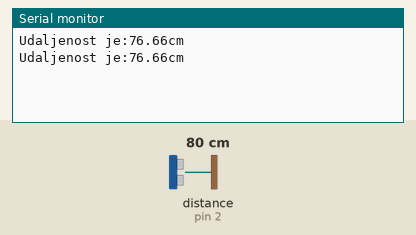
Simulated run of this sketch. Board: Arduino Uno, built with avr-gcc and run on an emulated ATmega328P. Shown: the last lines printed to the serial monitor. Wiring (inferred from the names in the program): ultrasonic range finder: trigger pin 3; echo pin 2. The test bench sets the inputs (shaded band); at power-on: distance to the obstacle (sensor on pin 2) 80 cm. The echo pulse lasts 58.3 µs per cm.

Above: at 2.7 s.
2.8 s: distance to the obstacle (sensor on pin 2) set to 2 cm
At 4.02 s:
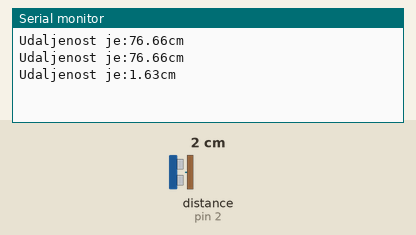
8.6 s: distance to the obstacle (sensor on pin 2) set to 250 cm
At 8.76 s:
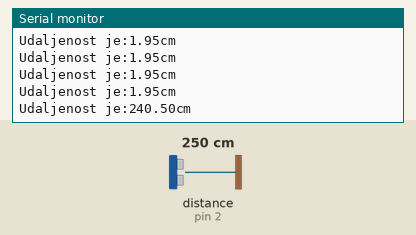
Timing chart, 0 to 11.6 s (numbered marks = the images above; inputs shaded):
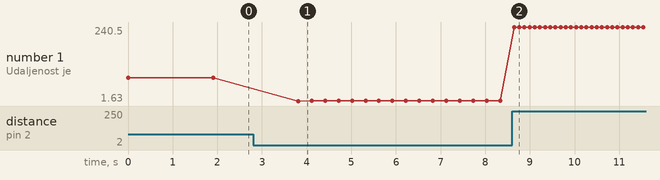

Measured:
- after the input at 2.8 s, the serial monitor: prints a new line after 1.0 s (image 1)
- after the input at 8.6 s, the serial monitor: prints a new line after 0.05 s (image 2)
- plotted number 1: 76.66 → 1.95 after the input at 2.8 s, 1.95 → 240.19 after the input at 8.6 s

The sketch:

sketch_may04a.ino
```cpp
int Trig = 3;
int Echo = 2;
int izlaz = 11;
int i = 0;
int j = 0;
float t;
float s;
float v = 33000.; // brzina zvuka u cm/s
void setup(){
  pinMode(Trig, OUTPUT);
  pinMode(Echo, INPUT);
  Serial.begin(9600);
}
void loop(){
  // davanjem impulsa od 10us na Trig pin,odašiljemo signal
  digitalWrite(Trig, LOW);
  delayMicroseconds(20);
  digitalWrite(Trig, HIGH);
  delayMicroseconds(20);
  digitalWrite(Trig, LOW);
  // očitavanje vremena iz Echo pina na Rise-ing edge
  t = pulseIn(Echo,HIGH);

  // konverzija iz mikrosekunde u sekundu
  t = t/1000000.;
  // računanje udaljenosti, rezultat u cm
  s = v*t;
  s = s/2.;
  // postavaljanje delay-a kako bi se ocitavao rezultat svaku sekundu
  Serial.print("Udaljenost je:");
  Serial.print(s);
  Serial.println("cm");
  delay(100);

  if((s<200.)&(s>100.)){
    i = 0;
    while(i<2){
      digitalWrite(izlaz, HIGH);
      delay(750);
      digitalWrite(izlaz,LOW);
      delay(750);
      i++;
      j = 0;
    }
  }else if((s<100.)&(s>50.)){
    j = 0;
    while(j<3){
      digitalWrite(izlaz, HIGH);
      delay(300);
      digitalWrite(izlaz,LOW);
      delay(300);
      j++;
      i=0;
    }
  }else if(s<50.){
    digitalWrite(izlaz, HIGH);
    delay(100);
    digitalWrite(izlaz,LOW);
    delay(100);
    i = 0;
    j = 0;
  }else{
    digitalWrite(izlaz,LOW);
    i = 0;
    j = 0;
  }
}
```
